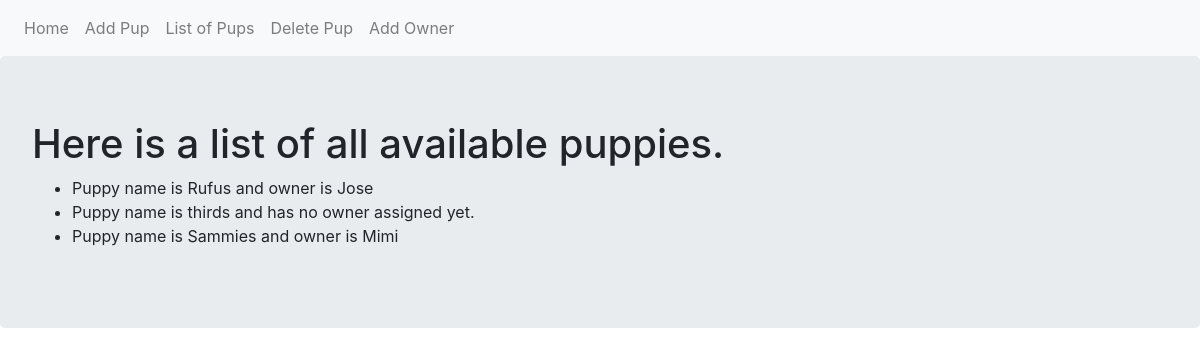
Page /list on the committed database.
### adoption_site.py (models this page shows, shortened)
class Puppy(db.Model):
    __tablename__ = 'puppies'
    id = db.Column(db.Integer,primary_key = True)
    name = db.Column(db.Text)
    owner = db.relationship('Owner',backref='puppy',uselist=False)
    def __repr__(self):
        if self.owner:
            return f"Puppy name is {self.name} and owner is {self.owner.name}"
        else:
            return f"Puppy name is {self.name} and has no owner assigned yet."

class Owner(db.Model):
    __tablename__ = 'owners'
    id = db.Column(db.Integer,primary_key= True)
    name = db.Column(db.Text)
    puppy_id = db.Column(db.Integer,db.ForeignKey('puppies.id'))

### adoption_site.py (the view)
@app.route('/list')
def list_pup():
    puppies = Puppy.query.all()
    return render_template('list.html', puppies=puppies)

### templates/list.html
{% extends "base.html" %}
{% block content %}
<div class="jumbotron">
  <h1>Here is a list of all available puppies.</h1>
  <ul>
    {% for pup in puppies  %}
    <li>{{pup}}</li>
    {% endfor %}
  </ul>
</div>
{% endblock %}

### templates/base.html (shortened to what this page needs)
<!DOCTYPE html>
<html lang="en" dir="ltr">
  <head>
    <link rel="stylesheet" href="https://maxcdn.bootstrapcdn.com/bootstrap/4.0.0/css/bootstrap.min.css">
  </head>
  <body>
    <nav class="navbar navbar-expand-lg navbar-light bg-light">
    <div class="navbar-nav">
      <a class="nav-item nav-link" href="{{ url_for('index') }}">Home</a>
      <a class="nav-item nav-link" href="{{ url_for('add_pup') }}">Add Pup</a>
      <a class="nav-item nav-link" href="{{ url_for('list_pup') }}">List of Pups</a>
      <a class="nav-item nav-link" href="{{ url_for('del_pup') }}">Delete Pup</a>
      <a class="nav-item nav-link" href="{{ url_for('add_owner') }}">Add Owner</a>
    </div>
</nav>
    {% block content %}
    {% endblock %}
  </body>
</html>

### rows in the picture
Puppy: name.name "Puppy name is Rufus and owner is Jose"
Puppy: name "Puppy name is thirds and has no owner assigned yet."
Puppy: name.name "Puppy name is Sammies and owner is Mimi"
